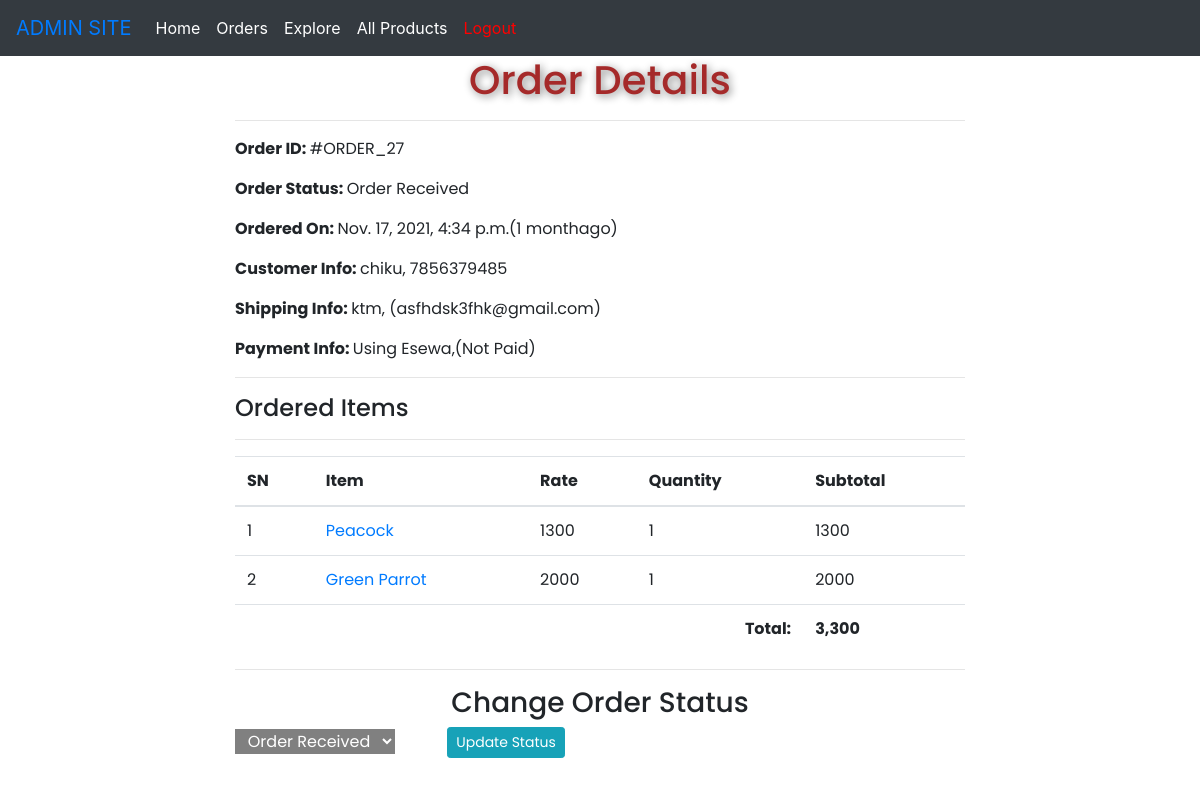
Page /admin-order/27/ (signed in) on the committed database.
### Main/models.py (models this page shows, shortened)
class Order(models.Model):
    cart=models.OneToOneField(Cart,on_delete=models.CASCADE)
    ordered_by=models.CharField(max_length=200)
    shipping_address=models.CharField(max_length=200)
    mobile=models.CharField(max_length=10)
    email=models.EmailField(null=True)
    subtotal=models.PositiveIntegerField()
    discount=models.PositiveIntegerField()
    total=models.PositiveIntegerField()
    order_status=models.CharField(max_length=50,choices=ORDER_STATUS)
    payment_method=models.CharField(max_length=20,choices=METHOD,default="Cash On Delivery")
    payment_completed=models.BooleanField(default=False,null=True,blank=True)

class Cart(models.Model):
    customer=models.ForeignKey(Customer, on_delete=models.SET_NULL, null=True)
    total=models.PositiveIntegerField(default=0)
    created_at=models.DateTimeField(auto_now_add=True)

class CartProduct(models.Model):
    cart=models.ForeignKey(Cart, on_delete=models.CASCADE)
    pets=models.ForeignKey(Pets, on_delete=models.CASCADE)
    rate=models.PositiveIntegerField()
    quantity=models.PositiveIntegerField()
    subtotal=models.PositiveIntegerField()

class Pets(models.Model):
    title=models.CharField(max_length=200)
    slug=models.SlugField(unique=True)
    category=models.ForeignKey(Category,on_delete=models.CASCADE)
    image=models.ImageField(upload_to="static/images")
    marked_price=models.PositiveIntegerField()
    selling_price=models.PositiveIntegerField()
    description=models.TextField()
    return_policy=models.CharField(max_length=300)
    view_count=models.PositiveIntegerField(default=0)

### Main/views.py (the view)
# urls.py: path('admin-order/<int:pk>/',AdminOrderDetailView.as_view(),name="admin-order"),
class AdminOrderDetailView(AdminRequiredMixin,DetailView):
    template_name = "adminn/adminorderdetail.html"
    model=Order
    context_object_name = "ord_obj"
    def get_context_data(self, **kwargs):
        context=super().get_context_data(**kwargs)
        context["allstatus"]=ORDER_STATUS
        return context

### Main/views.py (called while the page is built)
    def dispatch(self, request, *args, **kwargs):
        if request.user.is_authenticated and Admin.objects.filter(user=request.user).exists():
            pass
        else:
            return redirect("admin-login")
        return super().dispatch(request,*args,**kwargs)

### templates/adminn/adminorderdetail.html (shortened to what this page needs)
{% extends "adminn/adminbase.html" %}
{% load humanize %}
{% block content %}
<div class="container">
    <div class="row">
        <div class="col-md-8 mx-auto">
             <h1 class="text-center" style="color: brown; text-shadow:2px 2px 8px gray; ">Order Details</h1><hr>
            <p><span class="font-weight-bold">Order ID: </span> #ORDER_{{ord_obj.id}}</p>
            <p><span class="font-weight-bold">Order Status: </span> {{ord_obj.order_status}}</p>
            <p><span class="font-weight-bold">Ordered On: </span> {{ord_obj.cart.created_at}}({{ord_obj.cart.created_at|timesince}}ago)</p>
            <p><span class="font-weight-bold">Customer Info: </span> {{ord_obj.ordered_by}}, {{ord_obj.mobile}}</p>
            <p><span class="font-weight-bold">Shipping Info: </span> {{ord_obj.shipping_address}}, ({{ord_obj.email}})</p>
            <p><span class="font-weight-bold">Payment Info: </span>Using {{ord_obj.payment_method}},({% if ord_obj.payment_completed %}Paid{% else %}Not Paid{% endif %})</p>
            <hr>
            <h4>Ordered Items</h4>
            <hr>
            <table class="table">
                <thead>
                    <tr>
                        <th>SN</th>
                        <th>Item</th>
                        <th>Rate</th>
                        <th>Quantity</th>
                        <th>Subtotal</th>
                    </tr>
                </thead>
                <tbody>
                    {% for cp in ord_obj.cart.cartproduct_set.all %}
                    <tr>
                    <td>{{forloop.counter}}</td>
                    <td><a target="_blank" href="{% url 'productdetail' cp.pets.slug %}">{{cp.pets.title}}</a></td>
                    <td>{{cp.rate}}</td>
                    <td>{{cp.quantity}}</td>
                    <td>{{cp.subtotal}}</td>
                    </tr>
                    {% endfor %}
                <tr>
                    <th colspan="4" class="text-right">Total:</th>
                    <th>{{ord_obj.total|intcomma}}</th>
                </tr>
                </tbody>
            </table><hr>
            <h3 class="text-center">Change Order Status</h3>
            <form action="{% url 'adminorderstatus' ord_obj.id %}" method="POST">
                <select name="status" id="ords" class="text-center">
                    {% for i, j in allstatus %}
                    <option value="{{i}}" {% if i == ord_obj.order_status %}selected{% endif %}>{{j}}</option>
                    {% endfor %}
                </select>
                <button class="btn btn-info btn-sm ml-5">Update Status</button>
            </form>
        </div>
    </div>
</div>
{% endblock %}

### templates/adminn/adminorderdetail.html (style rules this page uses)
#ords { color: white; background: gray; }

### templates/adminn/adminbase.html (style rules this page uses)
.container { font-family: 'Poppins', sans-serif; }

### rows in the picture
Order: id "27", order_status "Order Received", cart.created_at "Nov. 17, 2021, 4:34 p.m.", cart.created_at "1 month", ordered_by "chiku", mobile "7856379485", shipping_address "ktm", email "asfhdsk3fhk@gmail.com", payment_method "Esewa", total "3,300", status "Order Received"
CartProduct: pets "Peacock", rate "1300", quantity "1", subtotal "1300"
CartProduct: pets "Green Parrot", rate "2000", quantity "1", subtotal "2000"
